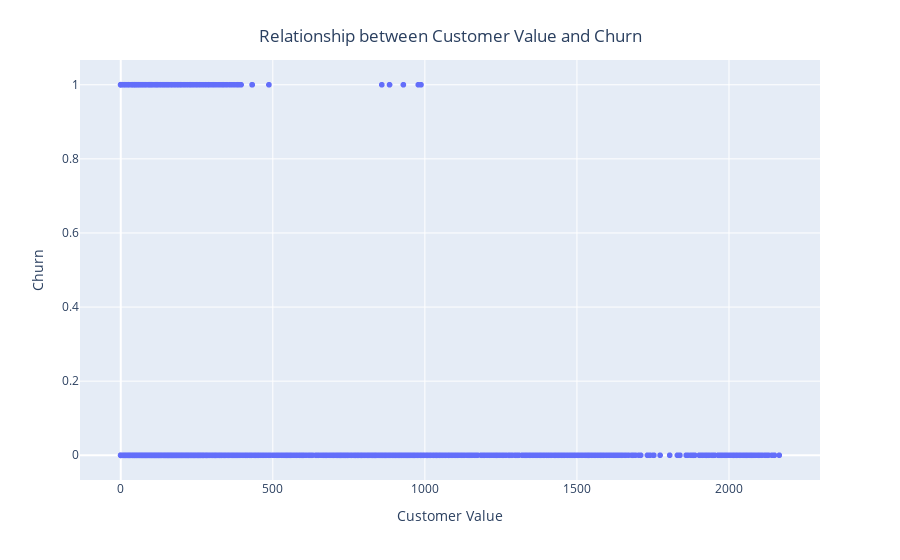

Write notebook code for a chart like this one.
### Markdown cell above
## Relationship between 'Customer Value' and 'Churn'

### Code cell
import plotly.express as px

# Creating a scatter plot to show the relationship between customer value and churn using Plotly
fig = px.scatter(df, x='Customer Value', y='Churn')

# Adding title and centering it
fig.update_layout(
    title={
        'text': "Relationship between Customer Value and Churn",
        'x': 0.5,
        'xanchor': 'center',
        'yanchor': 'top'
    }
)

fig.show()

# Saving the graph as a PNG with high resolution
fig.write_image("scatter_plot.png", engine="kaleido", scale=2)

### Figure 1 — Plotly figure (JSON) as saved in the notebook; plotly's stock layout.template omitted (floating-point values rounded to 4 significant figures; data arrays with more than 128 entries replaced by an {"elided": "..."} marker saying what was removed)
{"data": [{"hovertemplate": "Customer Value=%{x}<br>Churn=%{y}<extra></extra>", "legendgroup": "", "marker": {"color": "#636efa", "symbol": "circle"}, "mode": "markers", "name": "", "showlegend": false, "type": "scattergl", "x": {"elided": "3150 float values"}, "xaxis": "x", "y": {"elided": "3150 int values"}, "yaxis": "y"}], "layout": {"legend": {"tracegroupgap": 0}, "margin": {"t": 60}, "title": {"text": "Relationship between Customer Value and Churn", "x": 0.5, "xanchor": "center", "yanchor": "top"}, "xaxis": {"anchor": "y", "domain": [0, 1], "title": {"text": "Customer Value"}}, "yaxis": {"anchor": "x", "domain": [0, 1], "title": {"text": "Churn"}}}}
